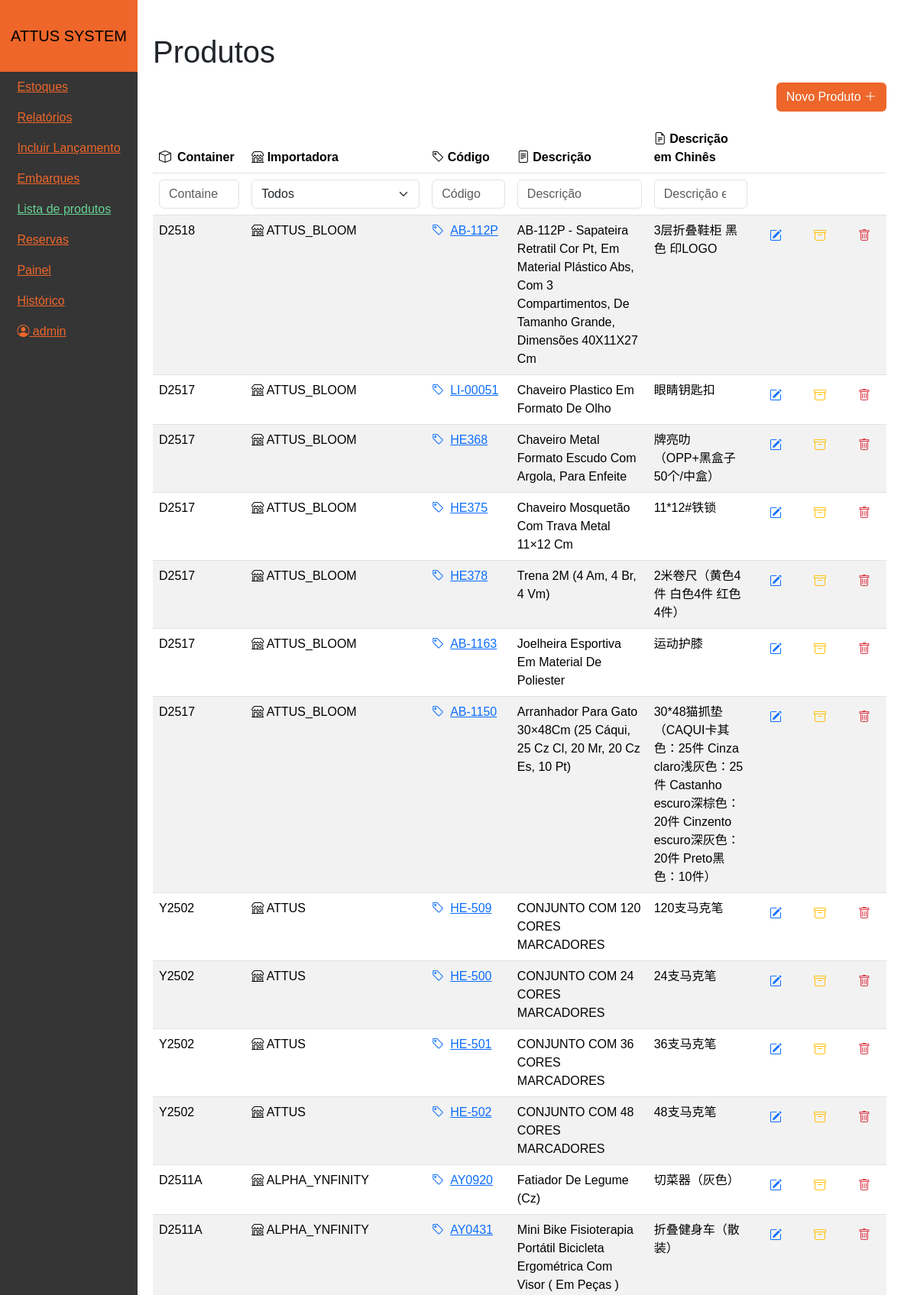
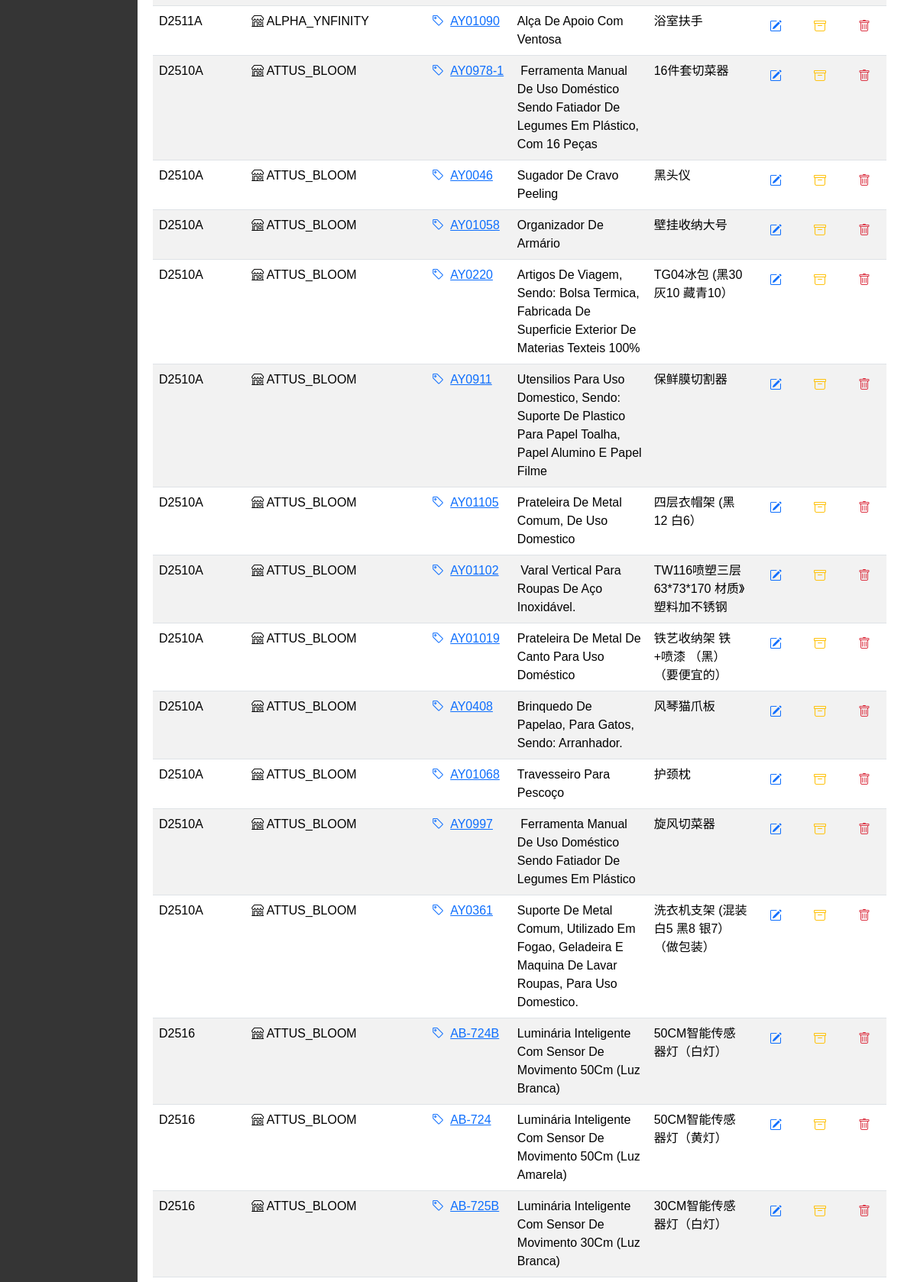
The app's page /produtos (signed in, upper part) with its own data (2 pictures, top to bottom).
### tables this page shows
CREATE TABLE `users` (
  `ID` int NOT NULL AUTO_INCREMENT,
  `username` varchar(30) NOT NULL,
  `email` varchar(255) NOT NULL,
  `password` varchar(255) NOT NULL,
  `active` tinyint(1) DEFAULT '0',
  `group_ID` int DEFAULT '99',
  PRIMARY KEY (`ID`),
  UNIQUE KEY `username` (`username`),
  UNIQUE KEY `email` (`email`),
  KEY `group_ID` (`group_ID`)
);

CREATE TABLE `products` (
  `ID` int NOT NULL AUTO_INCREMENT,
  `code` varchar(30) NOT NULL,
  `description` varchar(255) DEFAULT NULL,
  `chinese_description` varchar(255) DEFAULT NULL,
  `importer` varchar(30) NOT NULL,
  `ean` varchar(13) DEFAULT NULL,
  `is_active` tinyint(1) DEFAULT '1',
  `created_at` timestamp NOT NULL DEFAULT CURRENT_TIMESTAMP,
  `giro_percentual` float unsigned zerofill DEFAULT NULL,
  PRIMARY KEY (`ID`)
);

### Controllers/_Viewer.php (called while the page is built)
<?php
class _Viewer
{
    public function view($view, $data = [])
    {
        extract($data);
        require_once "Views/$view.php";
    }
}

### Controllers/ProdutosController.php (called while the page is built, shortened)
<?php
require_once "Models/Product.php";
class ProdutosController extends _Controller
{
    public $productModel;
    public function __construct()
    {
        parent::__construct("Produtos");
        $this->productModel = new Product();
    }
    public function index()
    {
        $mensagem_erro = isset($_SESSION['mensagem_erro']) ? $_SESSION['mensagem_erro'] : "";
        $sucesso = isset($_SESSION['sucesso']) ? $_SESSION['sucesso'] : false;
        $page = 1;
        $where = "p.`is_active` = 1 ";
        $productResponse = $this->productModel->getAll($page, where: $where);
        $products = $productResponse["products"];
        $pageCount = $productResponse["pageCount"];
        $this->view("Produtos/List", [
            "products" => $products,
            "pageCount" => $pageCount,
            "page" => $page,
            "mensagem_erro" => $mensagem_erro,
            "sucesso" => $sucesso
        ]);
    }
}

### Managers/AuthManager.php (called while the page is built, shortened)
<?php
require_once "Models/User.php";
class AuthManager
{
    public static function isLoggedIn()
    {
        return isset($_COOKIE['user_id']) && !empty($_COOKIE['user_id'])
            && isset($_COOKIE['user_email']) && !empty($_COOKIE['user_email'])
            && isset($_COOKIE['user_name']) && !empty($_COOKIE['user_name']);
    }
    public static function getUser()
    {
        if (AuthManager::isLoggedIn()) {
            return [
                'id' => $_COOKIE['user_id'],
                'email' => $_COOKIE['user_email'],
                'name' => $_COOKIE['user_name']
            ];
        }
        return null;
    }
}

### Models/Model.php (called while the page is built, shortened)
<?php
require_once "Models/Database.php";
class Model
{
    public function __construct()
    {
        $this->db = Database::getInstance();
    }
}

### Models/Database.php (called while the page is built, shortened)
<?php
class Database
{
    private static $host;
    private static $username;
    private static $password;
    private static $dbname;
    private $conn;
    private static $instance = null;
    public function __construct()
    {
        self::$host = ConfigManager::$DATABASE_HOST;
        self::$username = ConfigManager::$DATABASE_USERNAME;
        self::$password = ConfigManager::$DATABASE_PASSWORD;
        self::$dbname = ConfigManager::$DATABASE_NAME;
        $this->conn = new mysqli(self::$host, self::$username, self::$password, self::$dbname);
    }
    public static function getInstance()
    {
        if (self::$instance === null) {
            self::$instance = new self();
        }
        return self::$instance;
    }
    public function query($sql)
    {
        return $this->conn->query($sql);
    }
    public function prepare($sql)
    {
        return $this->conn->prepare($sql);
    }
}

### Models/User.php (called while the page is built, shortened)
<?php
require_once "Models/Model.php";
class User extends Model
{
    public function getUserById($id)
    {
        $sql = "SELECT * FROM `users` WHERE `id` = ?";
        $stmt = $this->db->prepare($sql);
        $stmt->bind_param("i", $id);
        $stmt->execute();
        $result = $stmt->get_result();
        return $result->fetch_assoc();
    }
}

### Managers/UserPermissionManager.php (called while the page is built, shortened)
<?php
require_once "Models/User.php";
class UserPermissionManager
{
    public function __construct($userId)
    {
        $userModel = new User();
        $user = $userModel->getUserById($userId);
    }
}

### Controllers/_Controller.php (called while the page is built, shortened)
<?php
require_once "Managers/AuthManager.php";
require_once "Managers/UserPermissionManager.php";
require_once "Controllers/_Viewer.php";
class _Controller extends _Viewer
{
    public function __construct($controller_name = null)
    {
        $user = AuthManager::getUser();
        $this->userPermissionManager = new UserPermissionManager($user['id']);
    }
}

### Models/Product.php (called while the page is built, shortened)
<?php
require_once "Models/Model.php";
class Product extends Model
{
    public function getAll(int $page = 1, int $limit = 50, $where = 1)
    {
        $offset = ($page - 1) * $limit;
        $sql = "SELECT
                    p.*,
                    lc.name as container_name,
                    pc.arrival_date as entry_date
                FROM products p
            INNER JOIN products_in_container pc
                ON pc.product_ID = p.ID
            INNER JOIN lote_container lc
                ON lc.ID = pc.container_ID
            WHERE pc.ID = (
                SELECT MAX(pc2.ID)
                FROM products_in_container pc2
                WHERE pc2.product_ID = p.ID
            )
            AND $where
            ORDER BY p.created_at DESC
            LIMIT $limit OFFSET $offset";
        $products = $this->db->query($sql);
        $pageCount = ceil($this->db->query("SELECT COUNT(DISTINCT p.ID) as count FROM products p
            INNER JOIN products_in_container pc ON pc.product_ID = p.ID
            INNER JOIN lote_container lc ON lc.ID = pc.container_ID
            WHERE $where")->fetch_assoc()["count"] / $limit);
        return array(
            "products" => $products,
            "pageCount" => $pageCount
        );
    }
}

### Views/Produtos/List.php (the view, shortened to what this page needs)
<?php
$pageTitle = "Produtos";
?>
<?php require "Components/Header.php" ?>
<main>
    <h1 class="mt-4 mb-3">Produtos</h1>
    <div class="d-flex justify-content-end mb-3">
        <button type="button" class="btn btn-custom" data-bs-toggle="modal" data-bs-target="#newProductModal">
            Novo Produto <i class="bi bi-plus-lg"></i>
        </button>
    </div>
    <?php $productsExist = isset($products) && $products->num_rows > 0; ?>
    <form method="get" class="table-responsive" style="max-height: 60vh; min-height: 200px">
        <table class="table table-striped">
            <thead class="thead-dark" style="position: sticky; top: 0; z-index: 1000">
                <tr>
                    <th>
                        <div class="d-flex gap-2">
                            <i class="bi bi-box"></i> Container
                        </div>
                    </th>
                    <th><i class="bi bi-shop"></i> Importadora</th>
                    <th><i class="bi bi-tag"></i> Código</th>
                    <th><i class="bi bi-file-text"></i> Descrição</th>
                    <th><i class="bi bi-file-earmark-text"></i> Descrição em Chinês</th>
                    <th></th>
                    <th></th>
                    <th></th>
                </tr>
                <tr>
                    <th>
                        <input type="search" class="form-control" name="container" placeholder="Container"
                            value="<?= isset($_GET["container"]) ? $_GET["container"] : "" ?>">
                    </th>
                    <th>
                        <select class="form-select" name="importer" id="importer" style="min-width: 220px;">
                            <option value="">Todos</option>
                        </select>
                    </th>
                    <th><input type="search" class="form-control" name="code" placeholder="Código"
                            value="<?= isset($_GET["code"]) ? $_GET["code"] : "" ?>"></th>
                    <th>
                        <input type="search" class="form-control" name="description" placeholder="Descrição"
                            value="<?= isset($_GET["description"]) ? $_GET["description"] : "" ?>">
                    </th>
                    <th><input type="search" class="form-control" name="chinese_description"
                            placeholder="Descrição em Chinês"
                            value="<?= isset($_GET["chinese_description"]) ? $_GET["chinese_description"] : "" ?>"></th>
                    <th></th>
                    <th></th>
                    <th></th>
                </tr>
            </thead>
            <tbody>
                <?php if ($productsExist): ?>
                    <?php while ($row = $products->fetch_assoc()): ?>
                        <tr>
                            <td>
                                <?= $row["container_name"] ?? '-' ?>
                            </td>
                            <td><i class='bi bi-shop'></i> <?= htmlspecialchars($row["importer"] ?? '-') ?></td>
                            <td>
                                <a href='/produtos/byId/<?= htmlspecialchars($row["ID"]) ?>' title='Ver mais'
                                    class="d-flex gap-2">
                                    <i class='bi bi-tag'></i> <?= htmlspecialchars($row["code"]) ?>
                                </a>
                            </td>
                            <td><?= $row["description"] ?></td>
                            <td><?= $row["chinese_description"] ?></td>
                            <td>
                                <button type='button' class='btn btn-edit' data-bs-toggle='modal'
                                    data-bs-target='#updateProductModal' data-id='<?= htmlspecialchars($row["ID"]) ?>'
                                    data-code='<?= htmlspecialchars($row["code"]) ?>'
                                    data-ean='<?= $row["ean"] ? htmlspecialchars($row["ean"]) : '' ?>'
                                    data-importer='<?= htmlspecialchars($row["importer"]) ?>'
                                    data-description='<?= $row["description"] ? htmlspecialchars($row["description"]) : '' ?>'
                                    data-chinese-description='<?= $row["chinese_description"] ? htmlspecialchars($row["chinese_description"]) : '' ?>'>
                                    <i class='bi bi-pencil-square text-primary'></i>
                                </button>
                            </td>
                            <td>
                                <button type='button' class='btn btn-archive' data-bs-toggle='modal'
                                    data-bs-target='#archiveProductModal' data-id='<?= htmlspecialchars($row["ID"]) ?>'>
                                    <i class='bi bi-archive text-warning'></i>
                                </button>
                            </td>
                            <td>
                                <button type='button' class='btn btn-delete' data-bs-toggle='modal'
                                    data-bs-target='#deleteProductModal' data-id='<?= htmlspecialchars($row["ID"]) ?>'>
                                    <i class='bi bi-trash text-danger'></i>
                                </button>
                            </td>
                        </tr>
                    <?php endwhile; ?>
                <?php else: ?>
                    <tr>
                        <td colspan='8'>Nenhum produto encontrado.</td>
                    </tr>
                <?php endif; ?>
            </tbody>
        </table>
    </form>
</main>
<?php
include "Components/Template.php";
?>

### Components/Header.php (shortened to what this page needs)
<link rel="stylesheet" href="/public/grid-template.css">
<header>
  <nav class="navbar navbar-expand-md p-0">
    <div id="logoArea">
      <a class="navbar-brand p-0 m-0" href="/">ATTUS SYSTEM</a>
    </div>
    <div class="collapse navbar-collapse w-100" id="navbarSupportedContent">
      <ul class="navbar-nav mb-2 mb-lg-0">
        <li class="nav-item">
          <a class="nav-link <?= (isset($pageTitle) && $pageTitle === "Estoques") ? 'active' : ''; ?>" href="/">Estoques</a>
        </li>
        <li class="nav-item">
          <a class="nav-link <?= (isset($pageTitle) && $pageTitle === "Relatórios") ? 'active' : ''; ?>" href="/relatorios">Relatórios</a>
        </li>
        <li class="nav-item">
          <a class="nav-link <?= (isset($pageTitle) && $pageTitle === "Incluir Lançamento") ? 'active' : ''; ?>" href="/lancamento">Incluir Lançamento</a>
        </li>
        <li class="nav-item">
          <a class="nav-link <?= (isset($pageTitle) && $pageTitle === "Embarques") ? 'active' : ''; ?>" href="/embarques">Embarques</a>
        </li>
        <li class="nav-item">
          <a class="nav-link <?= (isset($pageTitle) && $pageTitle === "Produtos") ? 'active' : ''; ?>" href="/produtos">Lista de produtos</a>
        </li>
        <li class="nav-item">
          <a class="nav-link <?= (isset($pageTitle) && $pageTitle === "Reservas") ? 'active' : ''; ?>" href="/reservas">Reservas</a>
        </li>
        <li class="nav-item">
          <a class="nav-link <?= (isset($pageTitle) && $pageTitle === "Painel") ? 'active' : ''; ?>" href="/painel">Painel</a>
        </li>
        <li class="nav-item">
          <a class="nav-link <?= (isset($pageTitle) && $pageTitle === "Histórico") ? 'active' : ''; ?>" href="/historico">Histórico</a>
        </li>
        <li class="nav-item">
          <p class="nav-link" id="user-info">
            <i class="bi bi-person-circle"></i>
            <?php
            $user = AuthManager::getUser();
            echo $user === null ? '' : ' ' . $user['name'];
            ?>
          </p>
        </li>
      </ul>
    </div>
  </nav>
</header>

### public/global.css (style rules this page uses)
:root { --primary-color: rgba(255, 255, 255, 1); --secondary-color: #EE662A; --tertiary-color: rgb(53, 53, 53); --quaternary-color: rgb(104, 210, 147); --text-hover-color: rgb(104, 210, 147); --text-light: white; --text-dark: black; }
* { margin: 0; padding: 0; box-sizing: border-box; font-family: "Poppins", sans-serif; }
.btn-custom, .btn-custom:active, .btn-custom:focus { background-color: var(--secondary-color); color: var(--text-light); }

### public/grid-template.css (style rules this page uses)
body { display: grid; grid-template-areas: "header" "main"; }
body > header { background-color: var(--secondary-color); grid-area: header; max-width: 100vw; }
body > header nav { background-color: var(--secondary-color); padding: 0; height: 100%; }
.nav-link, .nav-link:focus, .nav-link:active { color: var(--secondary-color); text-decoration: underline; }
.nav-link:hover, .nav-link.active { color: var(--text-hover-color) !important; }
body > main { max-width: 100vw; grid-area: main; padding: 20px; }
#navbarSupportedContent { background-color: var(--tertiary-color); }
#logoArea { padding: 1rem; width: 100%; display: flex; justify-content: space-between; align-items: center; }
@media (min-width: 768px) { body { display: grid; grid-template-areas: "header main"; grid-template-columns: 180px auto; } }
@media (min-width: 768px) { body > header > nav { display: flex; flex-direction: column; align-items: center; justify-content: center; } }
@media (min-width: 768px) { body > main { max-width: calc(100vw - 200px); min-height: 100vh; } }
@media (min-width: 768px) { #navbarSupportedContent { display: flex; flex-direction: column !important; justify-content: flex-start; } }
@media (min-width: 768px) { #navbarSupportedContent > ul { display: flex; flex-direction: column !important; align-items: start; justify-content: center; } }
@media (min-width: 768px) { #logoArea { padding: 2rem .5rem; width: 100%; display: flex; flex-direction: column; align-items: center; } }

### records on screen
users: username "admin"
products: container_name "D2518", importer "ATTUS_BLOOM", code "AB-112P", description "AB-112P - Sapateira Retratil Cor Pt, Em Material Plástico Abs, Com 3 Compartimentos, De Tamanho Grande, Dimensões 40X11X27 Cm", chinese_description "3层折叠鞋柜 黑色 印LOGO"
products: container_name "D2517", importer "ATTUS_BLOOM", code "LI-00051", description "Chaveiro Plastico Em Formato De Olho", chinese_description "眼睛钥匙扣"
products: container_name "D2517", importer "ATTUS_BLOOM", code "HE368", description "Chaveiro Metal Formato Escudo Com Argola, Para Enfeite", chinese_description "牌亮叻（OPP+黑盒子 50个/中盒）"
products: container_name "D2517", importer "ATTUS_BLOOM", code "HE375", description "Chaveiro Mosquetão Com Trava Metal 11×12 Cm", chinese_description "11*12#铁锁"
products: container_name "D2517", importer "ATTUS_BLOOM", code "HE378", description "Trena 2M (4 Am, 4 Br, 4 Vm)", chinese_description "2米卷尺（黄色4件 白色4件 红色4件）"
products: container_name "D2517", importer "ATTUS_BLOOM", code "AB-1163", description "Joelheira Esportiva Em Material De Poliester", chinese_description "运动护膝"
products: container_name "D2517", importer "ATTUS_BLOOM", code "AB-1150", description "Arranhador Para Gato 30×48Cm (25 Cáqui, 25 Cz Cl, 20 Mr, 20 Cz Es, 10 Pt)", chinese_description "30*48猫抓垫（CAQUI卡其色：25件 Cinza claro浅灰色：25件 Castanho escuro深棕色：20件 Cinzento escuro深灰色：20件 Preto黑色：10件）"
products: container_name "Y2502", importer "ATTUS", code "HE-509", description "CONJUNTO COM 120 CORES MARCADORES", chinese_description "120支马克笔"
products: container_name "Y2502", importer "ATTUS", code "HE-500", description "CONJUNTO COM 24 CORES MARCADORES", chinese_description "24支马克笔"
products: container_name "Y2502", importer "ATTUS", code "HE-501", description "CONJUNTO COM 36 CORES MARCADORES", chinese_description "36支马克笔"
products: container_name "Y2502", importer "ATTUS", code "HE-502", description "CONJUNTO COM 48 CORES MARCADORES", chinese_description "48支马克笔"
products: container_name "D2511A", importer "ALPHA_YNFINITY", code "AY0920", description "Fatiador De Legume (Cz)", chinese_description "切菜器（灰色）"
products: container_name "D2511A", importer "ALPHA_YNFINITY", code "AY0431", description "Mini Bike Fisioterapia Portátil Bicicleta Ergométrica Com Visor ( Em Peças )", chinese_description "折叠健身车（散装）"
products: container_name "D2511A", importer "ALPHA_YNFINITY", code "AY01090", description "Alça De Apoio Com Ventosa", chinese_description "浴室扶手"
products: container_name "D2510A", importer "ATTUS_BLOOM", code "AY0978-1", description "Ferramenta Manual De Uso Doméstico Sendo Fatiador De Legumes Em Plástico, Com 16 Peças", chinese_description "16件套切菜器"
products: container_name "D2510A", importer "ATTUS_BLOOM", code "AY0046", description "Sugador De Cravo Peeling", chinese_description "黑头仪"
products: container_name "D2510A", importer "ATTUS_BLOOM", code "AY01058", description "Organizador De Armário", chinese_description "壁挂收纳大号"
products: container_name "D2510A", importer "ATTUS_BLOOM", code "AY0220", description "Artigos De Viagem, Sendo: Bolsa Termica, Fabricada De Superficie Exterior De Materias Texteis 100%", chinese_description "TG04冰包 (黑30 灰10 藏青10）"
products: container_name "D2510A", importer "ATTUS_BLOOM", code "AY0911", description "Utensilios Para Uso Domestico, Sendo: Suporte De Plastico Para Papel Toalha, Papel Alumino E Papel Filme", chinese_description "保鲜膜切割器"
products: container_name "D2510A", importer "ATTUS_BLOOM", code "AY01105", description "Prateleira De Metal Comum, De Uso Domestico", chinese_description "四层衣帽架 (黑12 白6）"
products: container_name "D2510A", importer "ATTUS_BLOOM", code "AY01102", description "Varal Vertical Para Roupas De Aço Inoxidável.", chinese_description "TW116喷塑三层 63*73*170 材质》塑料加不锈钢"
products: container_name "D2510A", importer "ATTUS_BLOOM", code "AY01019", description "Prateleira De Metal De Canto Para Uso Doméstico", chinese_description "铁艺收纳架 铁+喷漆 （黑） （要便宜的）"
products: container_name "D2510A", importer "ATTUS_BLOOM", code "AY0408", description "Brinquedo De Papelao, Para Gatos, Sendo: Arranhador.", chinese_description "风琴猫爪板"
products: container_name "D2510A", importer "ATTUS_BLOOM", code "AY01068", description "Travesseiro Para Pescoço", chinese_description "护颈枕"
products: container_name "D2510A", importer "ATTUS_BLOOM", code "AY0997", description "Ferramenta Manual De Uso Doméstico Sendo Fatiador De Legumes Em Plástico", chinese_description "旋风切菜器"
products: container_name "D2510A", importer "ATTUS_BLOOM", code "AY0361", description "Suporte De Metal Comum, Utilizado Em Fogao, Geladeira E Maquina De Lavar Roupas, Para Uso Domestico.", chinese_description "洗衣机支架 (混装 白5 黑8 银7）（做包装）"
products: container_name "D2516", importer "ATTUS_BLOOM", code "AB-724B", description "Luminária Inteligente Com Sensor De Movimento 50Cm (Luz Branca)", chinese_description "50CM智能传感器灯（白灯）"
products: container_name "D2516", importer "ATTUS_BLOOM", code "AB-724", description "Luminária Inteligente Com Sensor De Movimento 50Cm (Luz Amarela)", chinese_description "50CM智能传感器灯（黄灯）"
products: container_name "D2516", importer "ATTUS_BLOOM", code "AB-725B", description "Luminária Inteligente Com Sensor De Movimento 30Cm (Luz Branca)", chinese_description "30CM智能传感器灯（白灯）"
